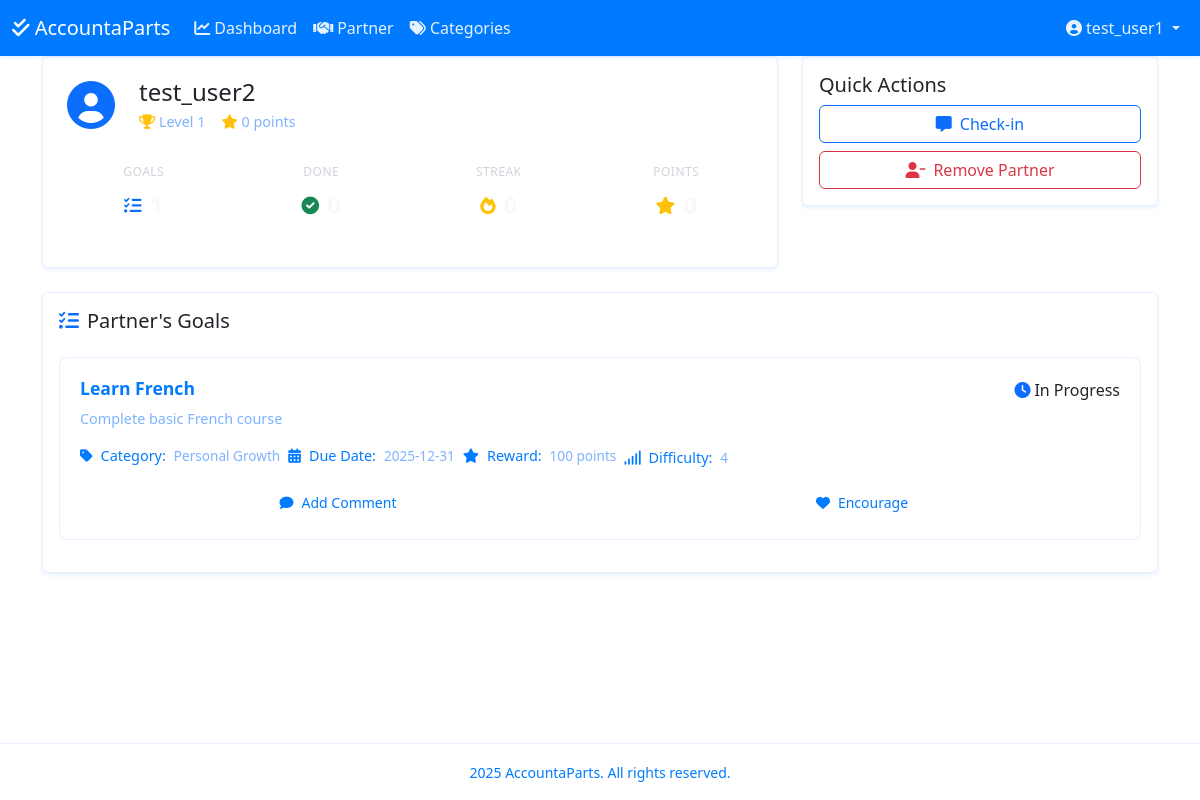
The app's page /accountability_partner (signed in) with its own data.
### app.py (models this page shows, shortened)
class User(UserMixin, db.Model):
    id = db.Column(db.Integer, primary_key=True)
    username = db.Column(db.String(80), unique=True, nullable=False)
    email = db.Column(db.String(120), unique=True, nullable=False)
    password_hash = db.Column(db.String(128))
    points = db.Column(db.Integer, default=0)
    level = db.Column(db.Integer, default=1)
    badges = db.relationship('UserBadge', backref='user', lazy=True)
    partner_id = db.Column(db.Integer, db.ForeignKey('user.id'), unique=True, nullable=True)
    goals = db.relationship('Goal', backref='user', lazy=True)
    check_ins = db.relationship('CheckIn', backref='user', lazy=True)
    comments = db.relationship('Comment', backref='author', lazy=True)
    def get_partner(self):
        if self.partner_id:
            return db.session.get(User, self.partner_id)
        return None

class Goal(db.Model):
    id = db.Column(db.Integer, primary_key=True)
    title = db.Column(db.String(100), nullable=False)
    description = db.Column(db.Text)
    deadline = db.Column(db.DateTime)
    goal_type = db.Column(db.String(50))  # daily, weekly, monthly
    user_id = db.Column(db.Integer, db.ForeignKey('user.id'), nullable=False)
    category_id = db.Column(db.Integer, db.ForeignKey('category.id'))
    difficulty = db.Column(db.Integer, default=1)  # 1-5
    verification_required = db.Column(db.Boolean, default=False)
    points_reward = db.Column(db.Integer, default=10)
    streak = db.Column(db.Integer, default=0)
    created_at = db.Column(db.DateTime, default=datetime.now(timezone.utc))
    completed = db.Column(db.Boolean, default=False)
    completed_at = db.Column(db.DateTime, nullable=True)
    last_streak_update = db.Column(db.DateTime, nullable=True)
    tags = db.relationship('Tag', secondary=goal_tags, lazy='subquery',
        backref=db.backref('goals', lazy=True))
    comments = db.relationship('Comment', backref=db.backref('target_goal', lazy=True), lazy=True)

class Category(db.Model):
    id = db.Column(db.Integer, primary_key=True)
    name = db.Column(db.String(50), nullable=False)
    description = db.Column(db.String(200))
    color = db.Column(db.String(7), default='#007bff')  # Hex color code
    goals = db.relationship('Goal', backref='category', lazy=True)

### app.py (the view)
@app.route('/accountability_partner')
@login_required
def accountability_partner():
    partner = current_user.get_partner()
    if not partner:
        flash('You need to add an accountability partner first!', 'warning')
        return redirect(url_for('dashboard'))
    partner_goals = Goal.query.filter_by(user_id=partner.id).order_by(Goal.created_at.desc()).all()
    partner_stats = {
        'total_goals': len(partner_goals),
        'completed_goals': len([g for g in partner_goals if g.completed]),
        'current_streak': partner.current_streak if hasattr(partner, 'current_streak') else 0,
        'points': partner.points
    }
    latest_checkin = CheckIn.query.filter_by(user_id=partner.id).order_by(CheckIn.created_at.desc()).first()
    return render_template('accountability_partner.html',
                         partner=partner,
                         partner_goals=partner_goals,
                         partner_stats=partner_stats,
                         latest_checkin=latest_checkin)

### templates/accountability_partner.html (shortened to what this page needs)
{% extends "base.html" %}
{% block content %}
<div class="container">
    <div class="row mb-4">
        <div class="col-md-8">
            <div class="card">
                <div class="card-body">
                    <div class="d-flex align-items-center gap-3 mb-3">
                        <div class="partner-avatar">
                            <i class="fas fa-user-circle fa-3x text-primary"></i>
                        </div>
                        <div class="partner-info">
                            <h4 class="mb-1">{{ partner.username }}</h4>
                            <div class="partner-meta d-flex align-items-center gap-3">
                                <span class="text-muted">
                                    <i class="fas fa-trophy text-warning"></i>
                                    Level {{ partner.level }}
                                </span>
                                <span class="text-muted">
                                    <i class="fas fa-star text-warning"></i>
                                    {{ partner.points }} points
                                </span>
                            </div>
                        </div>
                    </div>
                    <div class="row g-2 mb-3">
                        <div class="col-3">
                            <div class="stats-card">
                                <h6>Goals</h6>
                                <div class="stats-display">
                                    <i class="fas fa-tasks text-primary"></i>
                                    <span class="stats-count">{{ partner_stats.total_goals }}</span>
                                </div>
                            </div>
                        </div>
                        <div class="col-3">
                            <div class="stats-card">
                                <h6>Done</h6>
                                <div class="stats-display">
                                    <i class="fas fa-check-circle text-success"></i>
                                    <span class="stats-count">{{ partner_stats.completed_goals }}</span>
                                </div>
                            </div>
                        </div>
                        <div class="col-3">
                            <div class="stats-card">
                                <h6>Streak</h6>
                                <div class="stats-display">
                                    <i class="fas fa-fire text-warning"></i>
                                    <span class="stats-count">{{ get_my_streak() }}</span>
                                </div>
                            </div>
                        </div>
                        <div class="col-3">
                            <div class="stats-card">
                                <h6>Points</h6>
                                <div class="stats-display">
                                    <i class="fas fa-star text-warning"></i>
                                    <span class="stats-count">{{ partner.points }}</span>
                                </div>
                            </div>
                        </div>
                    </div>
                </div>
            </div>
        </div>
        <div class="col-md-4">
            <div class="card">
                <div class="card-body">
                    <h5 class="card-title">Quick Actions</h5>
                    <div class="d-grid gap-2">
                        <a class="btn btn-outline-primary" href="{{ url_for('check_in') }}">
                            <i class="fas fa-comment-alt me-2"></i>Check-in
                        </a>
                        <form action="{{ url_for('remove_partner') }}" method="POST" onsubmit="return confirm('Are you sure you want to remove your accountability partner?');">
                            <button type="submit" class="btn btn-outline-danger w-100">
                                <i class="fas fa-user-minus me-2"></i>Remove Partner
                            </button>
                        </form>
                    </div>
                </div>
            </div>
        </div>
    </div>
    <div class="row">
        <div class="col-12">
            <div class="card">
                <div class="card-body">
                    <div class="d-flex justify-content-between align-items-center mb-4">
                        <h5 class="card-title mb-0">
                            <i class="fas fa-tasks me-2 text-primary"></i>Partner's Goals
                        </h5>
                    </div>
                    {% if partner_goals %}
                        {% for goal in partner_goals %}
                        <div class="goal-card mb-3">
                            <div class="d-flex justify-content-between align-items-start">
                                <div class="flex-grow-1">
                                    <h5 class="mb-2">{{ goal.title }}</h5>
                                    <p class="text-muted mb-3">{{ goal.description }}</p>
                                    <div class="goal-meta">
                                        {% if goal.category %}
                                        <div class="meta-item">
                                            <i class="fas fa-tag"></i>
                                            <span class="meta-label">Category:</span>
                                            {{ goal.category.name }}
                                        </div>
                                        {% endif %}
                                        {% if goal.deadline %}
                                        <div class="meta-item">
                                            <i class="fas fa-calendar-alt"></i>
                                            <span class="meta-label">Due Date:</span>
                                            {{ goal.deadline.strftime('%Y-%m-%d') }}
                                        </div>
                                        {% endif %}
                                        <div class="meta-item">
                                            <i class="fas fa-star"></i>
                                            <span class="meta-label">Reward:</span>
                                            {{ goal.points_reward }} points
                                        </div>
                                        <div class="meta-item">
                                            <i class="fas fa-signal"></i>
                                            <span class="meta-label">Difficulty:</span>
                                            {{ goal.difficulty }}
                                        </div>
                                    </div>
                                </div>
                                <div class="goal-status ms-3">
                                    {% if goal.completed %}
                                    <div class="meta-item">
                                        <i class="fas fa-check-circle text-success"></i>
                                        <span>Completed</span>
                                    </div>
                                    {% else %}
                                    <div class="meta-item">
                                        <i class="fas fa-clock text-primary"></i>
                                        <span>In Progress</span>
                                    </div>
                                    {% endif %}
                                </div>
                            </div>
                            <div class="goal-actions">
                                <button class="btn btn-outline-primary" onclick="location.href='#'">
                                    <i class="fas fa-comment"></i>
                                    Add Comment
                                </button>
                                <button class="btn btn-encourage" onclick="location.href='#'">
                                    <i class="fas fa-heart"></i>
                                    Encourage
                                </button>
                            </div>
                        </div>
                        {% endfor %}
                    {% else %}
                        <div class="text-center text-muted py-4">
                            <i class="fas fa-tasks mb-2" style="font-size: 2rem;"></i>
                            <p class="mb-0">No goals found</p>
                        </div>
                    {% endif %}
                </div>
            </div>
        </div>
    </div>
</div>
{% endblock %}

### templates/base.html (shortened to what this page needs)
<!DOCTYPE html>
<html lang="en" data-theme="light" data-bs-theme="light">
<head>
    <link rel="stylesheet" href="https://cdnjs.cloudflare.com/ajax/libs/bootstrap/5.3.0/css/bootstrap.min.css">
    <link rel="stylesheet" href="https://cdnjs.cloudflare.com/ajax/libs/font-awesome/6.0.0/css/all.min.css">
    <link rel="stylesheet" href="{{ url_for('static', filename='css/style.css') }}">
</head>
<body>
    <nav class="navbar navbar-expand-lg navbar-dark bg-primary sticky-top">
        <div class="container-fluid">
            <a class="navbar-brand" href="{{ url_for('dashboard') }}">
                <i class="fas fa-check-double"></i> AccountaParts
            </a>
            <div class="collapse navbar-collapse" id="navbarNav">
                <ul class="navbar-nav me-auto">
                    {% if current_user.is_authenticated %}
                    <li class="nav-item">
                        <a class="nav-link {% if request.endpoint == 'dashboard' %}active{% endif %}" href="{{ url_for('dashboard') }}">
                            <i class="fas fa-chart-line me-1"></i>Dashboard
                        </a>
                    </li>
                    <li class="nav-item">
                        <a class="nav-link {% if request.endpoint == 'accountability_partner' %}active{% endif %}" href="{{ url_for('accountability_partner') }}">
                            <i class="fas fa-handshake me-1"></i>Partner
                        </a>
                    </li>
                    <li class="nav-item">
                        <a class="nav-link {% if request.endpoint == 'categories' %}active{% endif %}" href="{{ url_for('categories') }}">
                            <i class="fas fa-tags"></i> Categories
                        </a>
                    </li>
                    {% endif %}
                </ul>
                <ul class="navbar-nav">
                    {% if current_user.is_authenticated %}
                    <li class="nav-item dropdown">
                        <a class="nav-link dropdown-toggle" href="#" id="userDropdown" role="button" data-bs-toggle="dropdown">
                            <i class="fas fa-user-circle"></i> {{ current_user.username }}
                        </a>
                    </li>
                    {% endif %}
                </ul>
            </div>
        </div>
    </nav>
    <main class="main-content">
        {% block content %}{% endblock %}
    </main>
    <footer class="footer mt-auto py-3 bg-light">
        <div class="container text-center">
            <small class="text-muted"> 2025 AccountaParts. All rights reserved.</small>
        </div>
    </footer>
</body>
</html>

### records on screen
User: username "test_user1"
User: username "test_user2", level "1", points "0"
Goal: title "Learn French", description "Complete basic French course", category.name "Personal Growth", deadline "2025-12-31", points_reward "100", difficulty "4", completed False (drawn)
